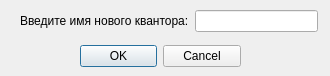
<?xml version="1.0" encoding="UTF-8"?>
<ui version="4.0">
 <class>formNewQuant</class>
 <widget class="QDialog" name="formNewQuant">
  <property name="geometry">
   <rect>
    <x>0</x>
    <y>0</y>
    <width>330</width>
    <height>76</height>
   </rect>
  </property>
  <property name="windowTitle">
   <string>New quant</string>
  </property>
  <widget class="QDialogButtonBox" name="buttonBox">
   <property name="geometry">
    <rect>
     <x>80</x>
     <y>40</y>
     <width>161</width>
     <height>32</height>
    </rect>
   </property>
   <property name="orientation">
    <enum>Qt::Horizontal</enum>
   </property>
   <property name="standardButtons">
    <set>QDialogButtonBox::Cancel|QDialogButtonBox::Ok</set>
   </property>
  </widget>
  <widget class="QWidget" name="">
   <property name="geometry">
    <rect>
     <x>20</x>
     <y>10</y>
     <width>298</width>
     <height>22</height>
    </rect>
   </property>
   <layout class="QHBoxLayout" name="horizontalLayout">
    <item>
     <widget class="QLabel" name="label">
      <property name="text">
       <string>Введите имя нового квантора:</string>
      </property>
     </widget>
    </item>
    <item>
     <widget class="QLineEdit" name="name"/>
    </item>
   </layout>
  </widget>
 </widget>
 <resources/>
 <connections>
  <connection>
   <sender>buttonBox</sender>
   <signal>accepted()</signal>
   <receiver>formNewQuant</receiver>
   <slot>accept()</slot>
   <hints>
    <hint type="sourcelabel">
     <x>248</x>
     <y>254</y>
    </hint>
    <hint type="destinationlabel">
     <x>157</x>
     <y>274</y>
    </hint>
   </hints>
  </connection>
  <connection>
   <sender>buttonBox</sender>
   <signal>rejected()</signal>
   <receiver>formNewQuant</receiver>
   <slot>reject()</slot>
   <hints>
    <hint type="sourcelabel">
     <x>316</x>
     <y>260</y>
    </hint>
    <hint type="destinationlabel">
     <x>286</x>
     <y>274</y>
    </hint>
   </hints>
  </connection>
 </connections>
</ui>
